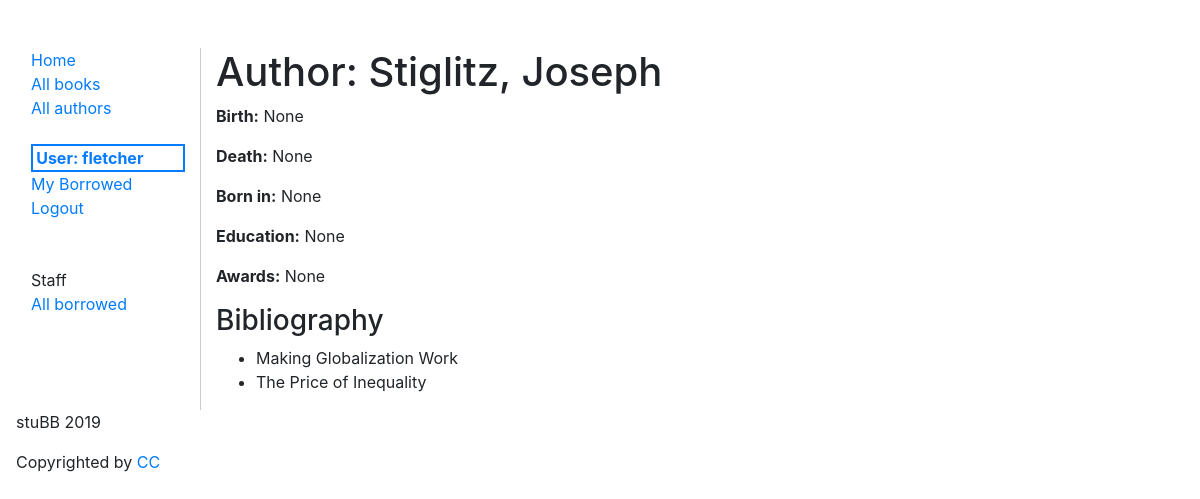
The app's page /catalog/author/1 (signed in) with its own data.
### catalog/models.py (models this page shows, shortened)
class Author(models.Model):
  first_name = models.CharField(max_length=100)
  last_name = models.CharField(max_length=100)
  date_of_birth = models.DateField(null=True, blank=True, verbose_name='Birthdate (yyyy-mm-dd)' )
  date_of_death = models.DateField('died', null=True, blank=True)
  born_in = models.CharField(max_length=200, null=True, blank=True)
  education = models.CharField(max_length=200, null=True, blank=True)
  COMMON_BOOK_AWARDS = (
    ('booker', 'Booker Award'),
    ('caldecott', 'Caldecott Medal'),
    ('nba', 'National Book Award'),
    ('nbcca', 'National Book Critics Circle Award'),
    ('newbery', 'Newbery Medal'),
    ('npl', 'Nobel Prize for Literature'),
    ('p/f', 'PEN/Faulkner Award'),
    ('pp', 'Pulitzer Prize'),
    ('cwp', "Commonwealth Writers' Prize"),
    ('emma', 'EMMA Awards')
  )
  awards = models.CharField(max_length=10, choices=COMMON_BOOK_AWARDS, null=True, blank=True)
  class Meta:
    ordering = ["last_name", "first_name"]

class Book(models.Model):
  title = models.CharField(max_length=200)
  author = models.ForeignKey('Author', on_delete=models.SET_NULL, null=True)
  summary = models.TextField(max_length=1000, help_text="Enter a brief description of the book")
  isbn = models.CharField('ISBN', max_length=14,
                          help_text='13 Character <a href="https://www.isbn-international.org/content/what-isbn">ISBN number</a>')
  genre = models.ManyToManyField(Genre, help_text="Select a genre for this book")
  subject = models.CharField(max_length=100, null=True, blank=True)
  publisher = models.CharField(max_length=250, null=True, blank=True)
  contributor = models.CharField(max_length=200, null=True, blank=True, help_text="An entity responsible for making contributions to the content of the resource.")
  date = models.DateField(null=True, blank=True,)
  type = models.CharField(max_length=60, null=True, blank=True, help_text="Genre")
  format = models.CharField(max_length=60, null=True, blank=True, help_text="Format may include the media-type or dimensions of the resource.")
  source = models.CharField(max_length=60, null=True, blank=True)
  language = models.CharField(max_length=60, null=True, blank=True)
  relation = models.CharField(max_length=60, null=True, blank=True, help_text="A reference to a related resource.")
  coverage = models.CharField(max_length=250, null=True, blank=True, help_text="Coverage will typically include spatial location (a place name or geographic coordinates), temporal period (a period label, date, or date range) or jurisdiction (such as a named administrative entity).")
  rights = models.CharField(max_length=250, null=True, blank=True, help_text="A Rights element will contain a rights management statement for the resource, or reference a service providing such information.")
  class Meta:
    ordering = ['title']
  def display_genre(self):
    """Note: Getting the genre may not be a good idea here, because
      of the "cost" of the database operation. We're showing you how because
      calling functions in your models can be very useful for other reasons —
      for example to add a Delete link next to every item in the list."""
    """Creates a string for the Genre. This is required to display genre in Admin."""
    return ', '.join([genre.name for genre in self.genre.all()[:3]])
  display_genre.short_description = 'Genre'

### catalog/views.py (the view)
# urls.py: path('author/<int:pk>', views.AuthorDetailView.as_view(), name='author-detail'),
class AuthorDetailView(LoginRequiredMixin, generic.DetailView):
  context_object_name = 'author'
  queryset = Author.objects.all()
  context =  Author.objects.get(id=1).book_set.all()
  def get_context_data(self, **kwargs):
    context = super().get_context_data(**kwargs)
    context['book_list'] = Book.objects.all()
    return context

### templates/catalog/author_detail.html (shortened to what this page needs)
{% extends 'catalog/base.html' %}
{% block content %}
  <h1>Author: {{ author.last_name }}, {{ author.first_name}}</h1>
  <p><strong>Birth:</strong> {{ author.date_of_birth}}</p>
  <p><strong>Death:</strong> {{ author.date_of_death }}</p>
  <p><strong>Born in:</strong> {{ author.born_in }}</p>
  <p><strong>Education:</strong> {{ author.education }}</p>
  <p><strong>Awards:</strong> {{ author.awards }}</p>
  <h3>Bibliography</h3>
      <ul>
        {% for book in author.book_set.all %}
        <li>{{ book.title }}</li>
        {% endfor %}
      </ul>
{% endblock %}

### templates/catalog/base.html (shortened to what this page needs)
<!DOCTYPE html>
<html lang="en">
  <head>
    {% load staticfiles %}
    {% block head %}
    <link rel="stylesheet" href="{% static 'styles/catalog.css' %}" />
    <link rel="stylesheet" href="https://stackpath.bootstrapcdn.com/bootstrap/4.1.3/css/bootstrap.min.css">
    {% endblock %}
  </head>
  <body>
    <div class="container-fluid">
    <div class="row">
      <div class="col-sm-2">
      {% block sidebar %}
        <ul class="sidebar-nav">
          <li><a href="{% url 'index' %}">Home</a></li>
          <li><a href="{% url 'books' %}">All books</a></li>
          <li><a href="{% url 'authors' %}">All authors</a></li><br />
        {% if user.is_authenticated %}
          <li class="current-user">User: {{ user.get_username }}</li>
          <li><a href="{% url 'my-borrowed' %}">My Borrowed</a> </li>
          <li><a href="{% url 'logout'%}">Logout</a></li>
          <br><br>
          <li>Staff</li>
          <li><a href="{% url 'all-borrowed' %}">All borrowed</a></li>
        {% else %}
          <li><a href="{% url 'login'%}">Login</a></li>
        {% endif %}
        </ul>
     {% endblock %}
      </div>
      <div class="col-sm-10 content">
        {% block content %}{% endblock %}
      </div>
    </div>
  </div>
  <footer class="basic-footer">
      <p> stuBB 2019</p>
      <p>Copyrighted by <a href="https://creativecommons.org/licenses/by/3.0/">CC</a></p>
  </footer>
  </body>
</html>

### catalog/static/styles/catalog.css (style rules this page uses)
.sidebar-nav { margin-top: 3em; list-style: none; margin-left: -1.5em; }
.content { margin-top: 3em; border-left: 1px solid #ccc; }
.current-user { border: 2px solid #077bff; color: #077bff; font-weight: bold; padding-left: .2em; }
footer { padding-left: 1em; }

### records on screen
Author: last_name "Stiglitz", first_name "Joseph", date_of_birth "None", date_of_death "None", born_in "None", education "None", awards "None"
Book: title "Making Globalization Work"
Book: title "The Price of Inequality"

### other values on screen
{{ user.get_username }} "fletcher"
